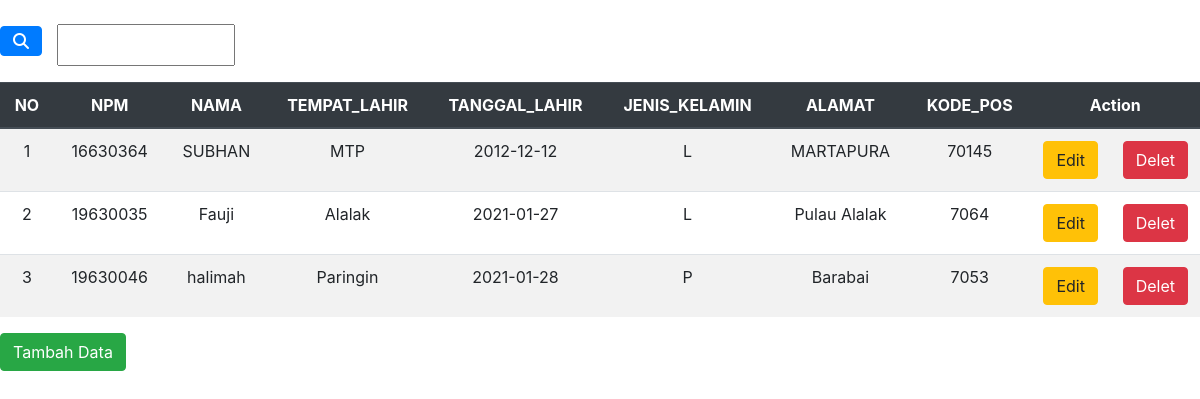
The page / on the database its author committed.
### tables this page shows
CREATE TABLE `tb_siswi` (
  `NPM` varchar(8) NOT NULL,
  `NAMA` varchar(100) NOT NULL,
  `TEMPAT_LAHIR` varchar(50) NOT NULL,
  `TANGGAL_LAHIR` date NOT NULL,
  `JENIS_KELAMIN` enum('L','P','','') NOT NULL,
  `ALAMAT` text NOT NULL,
  `KODE_POS` varchar(5) NOT NULL
);

### index.php (the view, shortened to what this page needs)
<head>
        <link rel="stylesheet" href="https://cdn.jsdelivr.net/npm/bootstrap@4.5.3/dist/css/bootstrap.min.css">
    </head>
        <form action="" method="post" class="form-inline">
            <button type="submit" class="btn btn-primary mb-2" name="submit"><i class="fas fa-search"></i></button>
            <div class="col-sm-11">
                <input type="text" name="cari" palceholder="pencarian" autocomplete="off" class="col-sm-2 col-form-label">
            </div>
        </form>
            <body>
                <table class="table table-striped">
            <thead class="thead-dark">
                <tr align="center">
                     <th scope="col"> NO</th>
                    <th scope="col"> NPM</th>
                    <th scope="col">NAMA</th>
                    <th scope="col">TEMPAT_LAHIR</th>
                    <th scope="col">TANGGAL_LAHIR</th>
                    <th scope="col">JENIS_KELAMIN</th>
                    <th scope="col">ALAMAT</th>
                    <th scope="col">KODE_POS</th>
                    <th scope="col" colspan="2">Action</th>
                </tr>
            <tbody>
        </thead>
            <?php
                include "koneksi.php";
                $no=1;
                if(isset($_POST['submit'])){
                    $cari=$_POST['cari'];
                    $query = mysqli_query($koneksi,"SELECT * FROM tb_siswi WHERE nama LIKE '$cari%'");
                }else{
                    $query= mysqli_query($koneksi,"SELECT * FROM tb_siswi");
                }
                while ($data = mysqli_fetch_array($query)){
            ?>
                <tr align ="center">
                    <td><?php echo $no++;?></td>
                    <td><?php echo $data['NPM'];?></td>
                    <td><?php echo $data['NAMA'];?></td>
                    <td><?php echo $data['TEMPAT_LAHIR'];?></td>
                    <td><?php echo $data['TANGGAL_LAHIR'];?></td>
                    <td><?php echo $data['JENIS_KELAMIN'];?></td>
                    <td><?php echo $data['ALAMAT'];?></td>
                    <td><?php echo $data['KODE_POS'];?></td>
                    <td align="center" width="80"><a href="edit.php?id=<?php echo $data['NPM']; ?> ">
                    <button type="button" class="btn btn-warning">Edit</button>
                    <td align="center" width="80"><a href="hapus.php?id=<?php echo $data['NPM']; ?>">
                    <button type="button" class="btn btn-danger">Delet</button>
                    </td>
                </tr>
            <?php
                }
            ?>
                </table>
                 <tr>
<a href="tambah.php"><input type="reset" class="btn btn-success" value="Tambah Data"></a>
</tr>
            </body>

### rows shown on the page
tb_siswi: NPM "16630364", NAMA "SUBHAN", TEMPAT_LAHIR "MTP", TANGGAL_LAHIR "2012-12-12", JENIS_KELAMIN "L", ALAMAT "MARTAPURA", KODE_POS "70145"
tb_siswi: NPM "19630035", NAMA "Fauji", TEMPAT_LAHIR "Alalak", TANGGAL_LAHIR "2021-01-27", JENIS_KELAMIN "L", ALAMAT "Pulau Alalak", KODE_POS "7064"
tb_siswi: NPM "19630046", NAMA "halimah", TEMPAT_LAHIR "Paringin", TANGGAL_LAHIR "2021-01-28", JENIS_KELAMIN "P", ALAMAT "Barabai", KODE_POS "7053"
